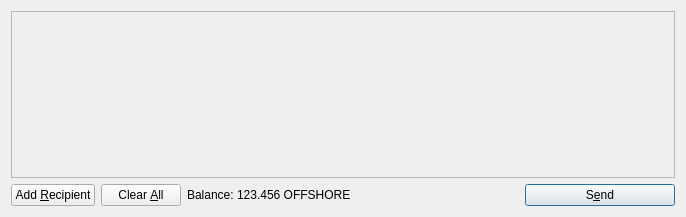
<?xml version="1.0" encoding="UTF-8"?>
<ui version="4.0">
 <class>SendCoinsDialog</class>
 <widget class="QDialog" name="SendCoinsDialog">
  <property name="geometry">
   <rect>
    <x>0</x>
    <y>0</y>
    <width>686</width>
    <height>217</height>
   </rect>
  </property>
  <property name="windowTitle">
   <string>Send Coins</string>
  </property>
  <layout class="QVBoxLayout" name="verticalLayout">
   <item>
    <widget class="QScrollArea" name="scrollArea">
     <property name="widgetResizable">
      <bool>true</bool>
     </property>
     <widget class="QWidget" name="scrollAreaWidgetContents">
      <property name="geometry">
       <rect>
        <x>0</x>
        <y>0</y>
        <width>666</width>
        <height>165</height>
       </rect>
      </property>
      <layout class="QVBoxLayout" name="verticalLayout_2">
       <property name="margin">
        <number>0</number>
       </property>
       <item>
        <layout class="QVBoxLayout" name="entries">
         <property name="spacing">
          <number>6</number>
         </property>
        </layout>
       </item>
       <item>
        <spacer name="verticalSpacer">
         <property name="orientation">
          <enum>Qt::Vertical</enum>
         </property>
         <property name="sizeHint" stdset="0">
          <size>
           <width>20</width>
           <height>40</height>
          </size>
         </property>
        </spacer>
       </item>
      </layout>
     </widget>
    </widget>
   </item>
   <item>
    <layout class="QHBoxLayout" name="horizontalLayout">
     <item>
      <widget class="QPushButton" name="addButton">
       <property name="toolTip">
        <string>Send to multiple recipients at once</string>
       </property>
       <property name="text">
        <string>Add &amp;Recipient</string>
       </property>
       <property name="icon">
        <iconset resource="../bitcoin.qrc">
         <normaloff>:/icons/add</normaloff>:/icons/add</iconset>
       </property>
       <property name="autoDefault">
        <bool>false</bool>
       </property>
      </widget>
     </item>
     <item>
      <widget class="QPushButton" name="clearButton">
       <property name="sizePolicy">
        <sizepolicy hsizetype="Minimum" vsizetype="Fixed">
         <horstretch>0</horstretch>
         <verstretch>0</verstretch>
        </sizepolicy>
       </property>
       <property name="toolTip">
        <string>Remove all transaction fields</string>
       </property>
       <property name="text">
        <string>Clear &amp;All</string>
       </property>
       <property name="icon">
        <iconset resource="../bitcoin.qrc">
         <normaloff>:/icons/remove</normaloff>:/icons/remove</iconset>
       </property>
       <property name="autoRepeatDelay">
        <number>300</number>
       </property>
       <property name="autoDefault">
        <bool>false</bool>
       </property>
      </widget>
     </item>
     <item>
      <layout class="QHBoxLayout" name="horizontalLayout_2">
       <property name="spacing">
        <number>3</number>
       </property>
       <item>
        <widget class="QLabel" name="label">
         <property name="text">
          <string>Balance:</string>
         </property>
        </widget>
       </item>
       <item>
        <widget class="QLabel" name="labelBalance">
         <property name="cursor">
          <cursorShape>IBeamCursor</cursorShape>
         </property>
         <property name="text">
          <string>123.456 OFFSHORE</string>
         </property>
         <property name="textInteractionFlags">
          <set>Qt::LinksAccessibleByMouse|Qt::TextSelectableByKeyboard|Qt::TextSelectableByMouse</set>
         </property>
        </widget>
       </item>
      </layout>
     </item>
     <item>
      <spacer name="horizontalSpacer">
       <property name="orientation">
        <enum>Qt::Horizontal</enum>
       </property>
       <property name="sizeHint" stdset="0">
        <size>
         <width>40</width>
         <height>20</height>
        </size>
       </property>
      </spacer>
     </item>
     <item>
      <widget class="QPushButton" name="sendButton">
       <property name="minimumSize">
        <size>
         <width>150</width>
         <height>0</height>
        </size>
       </property>
       <property name="toolTip">
        <string>Confirm the send action</string>
       </property>
       <property name="text">
        <string>S&amp;end</string>
       </property>
       <property name="icon">
        <iconset resource="../bitcoin.qrc">
         <normaloff>:/icons/send</normaloff>:/icons/send</iconset>
       </property>
       <property name="default">
        <bool>true</bool>
       </property>
      </widget>
     </item>
    </layout>
   </item>
  </layout>
 </widget>
 <resources>
  <include location="../bitcoin.qrc"/>
 </resources>
 <connections/>
</ui>
